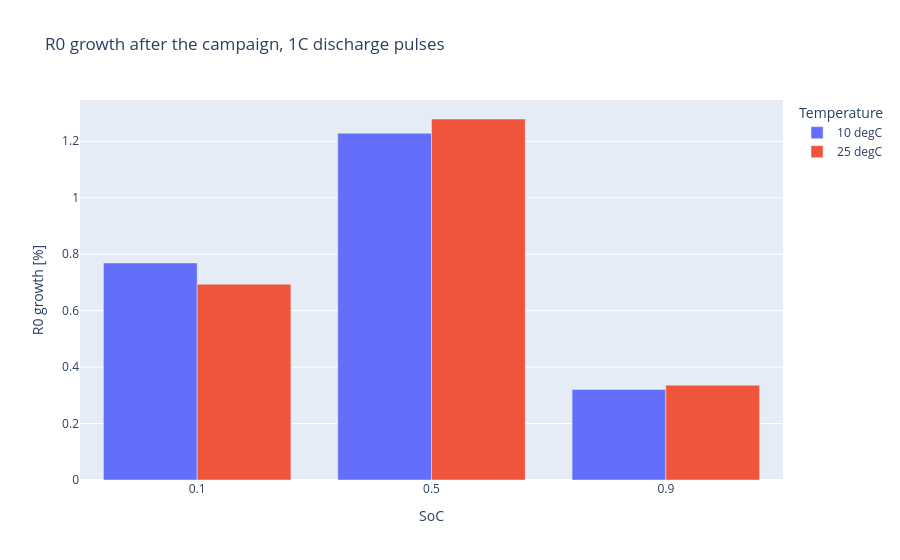

Notebook cell for this chart:
### Markdown cell above
The same growth as a chart, grouped by temperature.

### Code cell
at_1c = growth_table[
    (growth_table["direction"] == "discharge") & (growth_table["c_rate"] == 1.0)
]

fig = go.Figure()
for temperature, group in at_1c.groupby("temperature_degC"):
    fig.add_trace(
        go.Bar(
            x=group["soc"].astype(str),
            y=group["R0 growth [%]"],
            name=f"{temperature:g} degC",
        )
    )
fig.update_layout(
    barmode="group",
    title="R0 growth after the campaign, 1C discharge pulses",
    xaxis_title="SoC",
    yaxis_title="R0 growth [%]",
    legend_title="Temperature",
)
fig

### Figure 1 — Plotly figure (JSON) as saved in the notebook; plotly's stock layout.template omitted (floating-point values rounded to 4 significant figures)
{"data": [{"name": "10 degC", "type": "bar", "x": ["0.1", "0.5", "0.9"], "y": [0.769, 1.228, 0.3209]}, {"name": "25 degC", "type": "bar", "x": ["0.1", "0.5", "0.9"], "y": [0.6935, 1.279, 0.336]}], "layout": {"barmode": "group", "legend": {"title": {"text": "Temperature"}}, "title": {"text": "R0 growth after the campaign, 1C discharge pulses"}, "xaxis": {"title": {"text": "SoC"}}, "yaxis": {"title": {"text": "R0 growth [%]"}}}}
